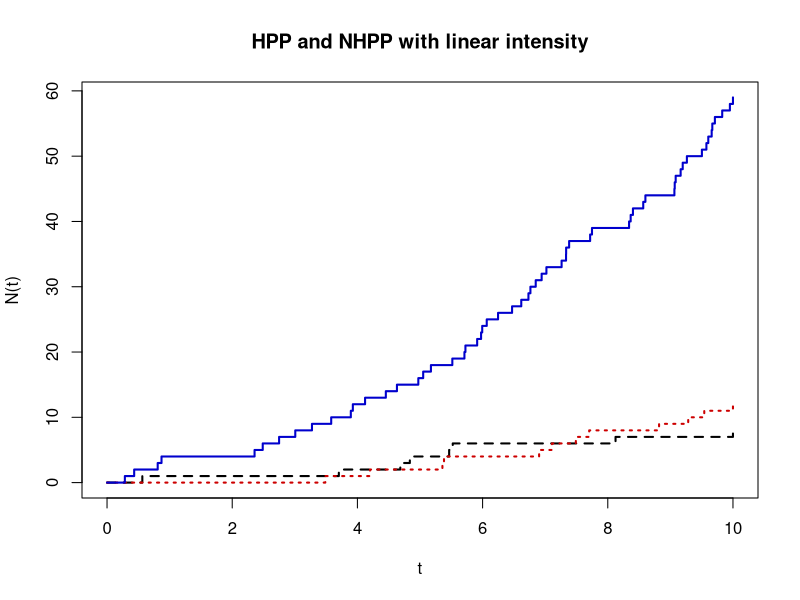
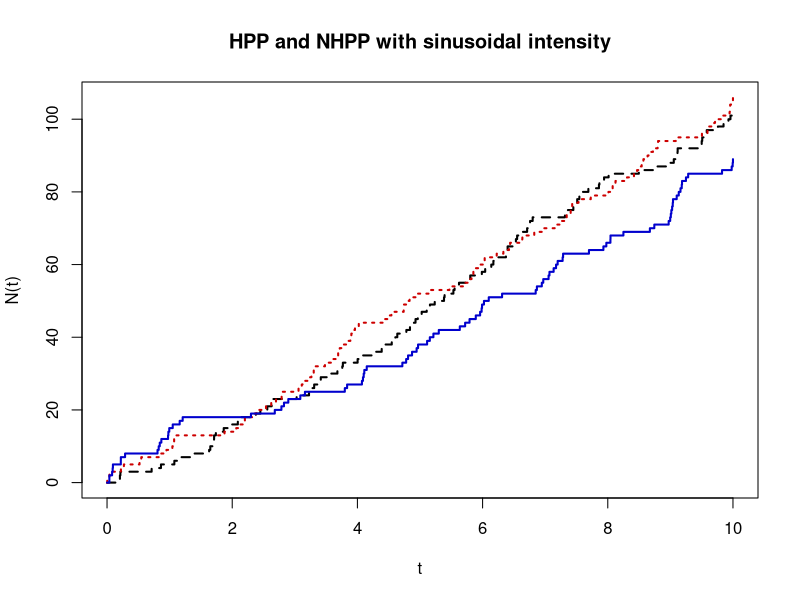

Write R code to recreate these figures, in order.
# ---------------------------------------------------------------------
# Book:         STF2
# ---------------------------------------------------------------------
# Quantlet:     STFloss01
# ---------------------------------------------------------------------
# Description:  STFloss01 plots sample trajectories of a NHPP with linear
#               intensity lambda(t)=a+b*t (figure 1) and sample
#               trajectories of a NHPP with periodic intensity
#               lambda(t)=a+b*cos(2*pi*t). The black processes are HPP 
#               with b=0.
# ---------------------------------------------------------------------
# Usage:        -
# ---------------------------------------------------------------------
# See also:     STFloss02, STFloss03, STFloss04, STFloss05, STFloss06,
#               STFloss07, STFloss08, STFloss08t, STFloss09, STFloss10
# ---------------------------------------------------------------------
# Inputs:       none
# ---------------------------------------------------------------------
# Output:       Plots of sample trajectories of a NHPP with linear
#               intensity lambda(t)=a+b*t (figure 1) and sample
#               trajectories of a NHPP with periodic intensity
#               lambda(t)=a+b*cos(2*pi*t). The black processes are HPP 
#               with b=0.
# ---------------------------------------------------------------------
# Example:      -
# ---------------------------------------------------------------------
# Author:       Matlab: Joanna Janczura
#               R: Awdesch Melzer 20121005
# ---------------------------------------------------------------------

# clear variables and close windows
rm(list=ls(all=TRUE))
graphics.off()


simHPP = function(lambda,T,N){
# SIMHPP Homogeneous Poisson process.
#       Y = SIMHPP(lambda,T,N) generates N trajectories of the
#       homogeneous Poisson process with intensity LAMBDA. T is the time
#       horizon. 

  if (lambda <= 0){
    message('simHPP: Lambda must be a positive real number')
  }
  if (T <= 0){
    message('simHPP: T must be a positive real number')
  }
  EN = rpois(N,lambda*T)
max(EN) 
  y=T*matrix(1,max(EN)+1,N)
  i=1
  while(i<=N){
      y[1,i]=0;
    if (EN[i]>0){
      y[2:EN[i]+1,i]=sort(T*runif(EN[i]-1,0,1)); 
    }
    
    i=i+1;
    }
  return(y)
  }
  
  
simNHPP = function(lambda,parlambda,T,N){
# SIMNHPP Non-homogeneous Poisson process.
#       Y = SIMNHPP(lambda,parlambda,T,N) generates N trajectories of the
#       non-homogeneous Poisson process with intensity specified by LAMBDA
#       (0 - sine function, 1 - linear function, 2 - sine square function)
#       with paramters in PARLAMBDA. T is the time horizon. The function
#       usues thining method.

  a = parlambda[1]
  b = parlambda[2]
  if (a<=0){
    message('simNHPP: a must be a positive real number')
  }
  if (a+b<= 0){
    message('simNHPP: b does not fulfill special condition');
  }
  if (T <= 0){
    message('simNHPP: T must be a positive real number');
  }
  
  		if(lambda==0){
  			c = parlambda[3]
  		JM = simHPP(a+b,T,N)
  		}else if(lambda==1){
  		JM = simHPP(a+b*T,T,N)
  		}else if(lambda==2){
  			c = parlambda[3]
  		JM = simHPP(a+b,T,N)
      	}
  
      
  n = dim(JM)[1]
  m = dim(JM)[2]
  i = 1
  y = matrix(T,n,N)
  while(i<=N){
    pom = subset(JM,JM[,i]<T)
    end = length(pom)
    pom = pom[2:end]
    U = runif(length(pom),0,1);
    
    if(lambda==0){ 
            lambdat = (a+b*sin(2*pi*(pom+c)))/(a+b)
        }else if(lambda==1){
            lambdat = (a+b*pom)/(a+b*T)
        }else if(lambda==2){
            lambdat = (a+b*sin(2*pi*(pom+c))^2)/(a+b)
            }
    
        
    pom  = subset(pom,U<lambdat)
    EN = length(pom)
    y[1,i] = 0
    y[2:(EN+1),i] = pom
    i=i+1
  }
	return(y)
}
  
############################################
############# main calculation #############
############################################

# Pseudo random numbers
set.seed(100)

# linear intensity
z=10;
y1 = simNHPP(1,c(1,0),z,1);
n1 = length(subset(y1,y1<z));

y2 = simNHPP(1,c(1,0.1),z,1);
n2 = length(subset(y2,y2<z));

y3 = simNHPP(1,c(1,1),z,1);
n3 = length(subset(y3,y3<z));

# plot
plot(c(y1[1:n1],z),c(0:n1),type="s", lty=2, col="black", lwd=2,xlim=c(0,max(y1,y2,y3)),ylim=c(0,max(n1,n2,n3)),xlab="t", ylab="N(t)", main="HPP and NHPP with linear intensity")
lines(c(y2[1:n2],z),c(0:n2),type="s",lty=3, col="red3",lwd=2)
lines(c(y3[1:n3],z),c(0:n3),type="s",col="blue3", lty=1,lwd=2)

# sinusoidal intensity

y1 = simNHPP(0,c(10,0,1/4),z,1)
n1 = length(subset(y1,y1<z))

y2 = simNHPP(0,c(10,1,1/4),z,1)
n2 = length(subset(y2,y2<z))

y3 = simNHPP(0,c(10,10,1/4),z,1);
n3 = length(subset(y3,y3<z));

# plot
dev.new()
plot(c(y1[1:n1],z),c(0:n1),type="s", lty=2, col="black", lwd=2,xlim=c(0,max(y1,y2,y3)),ylim=c(0,max(n1,n2,n3)),xlab="t", ylab="N(t)", main="HPP and NHPP with sinusoidal intensity")
lines(c(y2[1:n2],z),c(0:n2),type="s",lty=3, col="red3",lwd=2)
lines(c(y3[1:n3],z),c(0:n3),type="s",col="blue3", lty=1,lwd=2)
